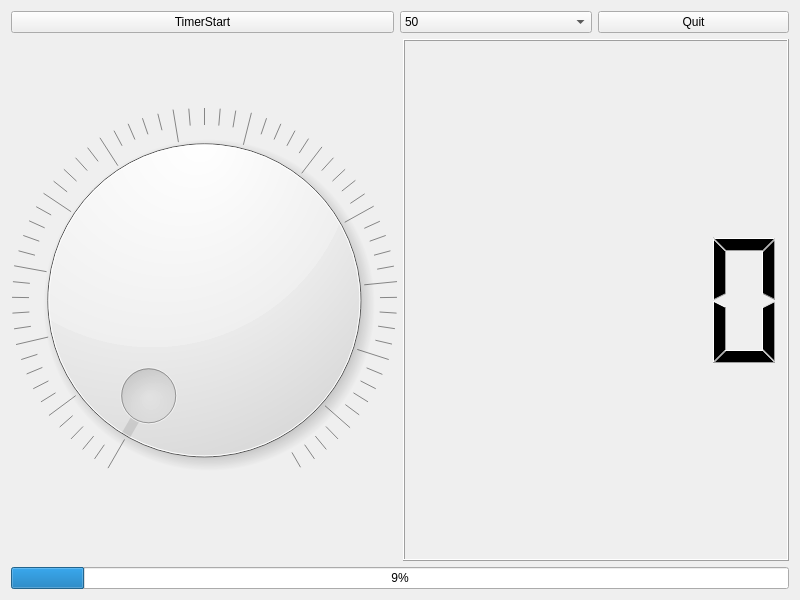
<?xml version="1.0" encoding="UTF-8"?>
<ui version="4.0">
 <class>Widget</class>
 <widget class="QWidget" name="Widget">
  <property name="geometry">
   <rect>
    <x>0</x>
    <y>0</y>
    <width>800</width>
    <height>600</height>
   </rect>
  </property>
  <property name="windowTitle">
   <string>Widget</string>
  </property>
  <layout class="QVBoxLayout" name="verticalLayout" stretch="1,8,1">
   <item>
    <layout class="QHBoxLayout" name="horizontalLayout" stretch="2,1,1">
     <item>
      <widget class="QPushButton" name="pBtimerStart">
       <property name="text">
        <string>TimerStart</string>
       </property>
      </widget>
     </item>
     <item>
      <widget class="QComboBox" name="pCBtimerValue">
       <item>
        <property name="text">
         <string>50</string>
        </property>
       </item>
       <item>
        <property name="text">
         <string>100</string>
        </property>
       </item>
       <item>
        <property name="text">
         <string>200</string>
        </property>
       </item>
       <item>
        <property name="text">
         <string>500</string>
        </property>
       </item>
       <item>
        <property name="text">
         <string>1000</string>
        </property>
       </item>
       <item>
        <property name="text">
         <string>2000</string>
        </property>
       </item>
      </widget>
     </item>
     <item>
      <widget class="QPushButton" name="pBQuit">
       <property name="text">
        <string>Quit</string>
       </property>
      </widget>
     </item>
    </layout>
   </item>
   <item>
    <layout class="QHBoxLayout" name="horizontalLayout_2">
     <item>
      <widget class="QDial" name="pDialLed">
       <property name="maximum">
        <number>255</number>
       </property>
       <property name="notchesVisible">
        <bool>true</bool>
       </property>
      </widget>
     </item>
     <item>
      <widget class="QLCDNumber" name="pLcdNumberLed">
       <property name="mode">
        <enum>QLCDNumber::Mode::Hex</enum>
       </property>
      </widget>
     </item>
    </layout>
   </item>
   <item>
    <layout class="QHBoxLayout" name="horizontalLayout_3">
     <item>
      <widget class="QProgressBar" name="pProgressBarLed">
       <property name="maximum">
        <number>255</number>
       </property>
       <property name="value">
        <number>24</number>
       </property>
      </widget>
     </item>
    </layout>
   </item>
  </layout>
 </widget>
 <resources/>
 <connections>
  <connection>
   <sender>pDialLed</sender>
   <signal>valueChanged(int)</signal>
   <receiver>pLcdNumberLed</receiver>
   <slot>display(int)</slot>
   <hints>
    <hint type="sourcelabel">
     <x>302</x>
     <y>251</y>
    </hint>
    <hint type="destinationlabel">
     <x>536</x>
     <y>500</y>
    </hint>
   </hints>
  </connection>
  <connection>
   <sender>pDialLed</sender>
   <signal>valueChanged(int)</signal>
   <receiver>pProgressBarLed</receiver>
   <slot>setValue(int)</slot>
   <hints>
    <hint type="sourcelabel">
     <x>271</x>
     <y>478</y>
    </hint>
    <hint type="destinationlabel">
     <x>326</x>
     <y>554</y>
    </hint>
   </hints>
  </connection>
 </connections>
</ui>
